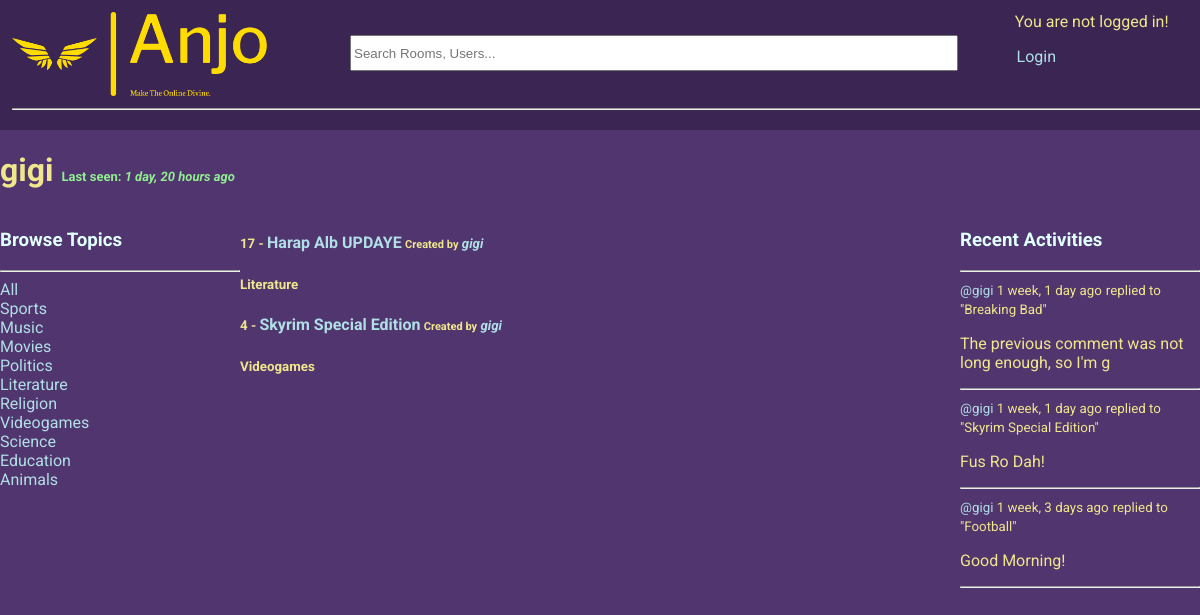
The app's page /profile/2/ with its own data.
### base/models.py (models this page shows, shortened)
class Topic(models.Model):
    name = models.CharField(max_length=200, unique=True)

class Room(models.Model):
    host = models.ForeignKey(User, on_delete=models.SET_NULL, null=True)
    topic = models.ForeignKey(Topic, on_delete=models.SET_NULL, null=True)
    name = models.CharField(max_length=200)
    description = models.TextField(null=True, blank=True)
    participants = models.ManyToManyField(User, related_name='participants', blank=True) # the users currently active in the room
    updated = models.DateTimeField(auto_now=True)
    created = models.DateTimeField(auto_now_add=True)
    class Meta:
        ordering = ['-updated', '-created'] # newest updated item should come first
    def __str__(self):
        return str(self.name)

class Message(models.Model):
    user = models.ForeignKey(User, on_delete=models.CASCADE) # on delete -> CASCADE = delete all children
    room = models.ForeignKey(Room, on_delete=models.CASCADE)
    body = models.TextField()
    updated = models.DateTimeField(auto_now=True)
    created = models.DateTimeField(auto_now_add=True)
    class Meta:
        ordering = ['-updated', '-created'] # newest updated item should come first
    def __str__(self):
        return self.body[0:50]

### base/views.py (the view)
# urls.py: path('profile/<str:pk>/', views.userProfile, name="user-profile"),
def userProfile(request, pk):
    user = User.objects.get(id=pk)
    rooms = user.room_set.all()
    room_messages = user.message_set.all()
    topics = Topic.objects.all()
    context = {'user': user, 'rooms': rooms, 'room_messages': room_messages, 'topics': topics}
    return render(request, 'base/profile.html', context)

### base/templates/base/profile.html (shortened to what this page needs)
{% extends 'main.html' %}
{% load static %}
{% block content %}
<h1>
    <div>
        {{user.username}}
        <small style="color: lightgreen; font-size: 13px;">Last seen: <i>{{user.last_login|timesince}} ago</i></small>
        </div>
</h1>
<div class="profile-container">
    <div>
        {% include 'base/topics_component.html' %}
    </div>
    <div>
        {% include 'base/feed_component.html' %}
    </div>
    <div>
        {% include 'base/activity_component.html' %}
    </div>
</div>
{% endblock content %}

### base/templates/base/topics_component.html (shortened to what this page needs)
<h3>Browse Topics</h3>
        <hr>
        <div>
            <a href="{% url 'home' %}">All</a>
        </div>
        {% for topic in topics %}
            <div>
                <a href="{% url 'home' %}?q={{topic.name}}">{{topic.name}}</a>
            </div>
        {% endfor %}
        <br>

### base/templates/base/feed_component.html (shortened to what this page needs)
<div>
    {% for room in rooms %}
        <div class="feed-container">
            <h5>
                <div>
                    {{room.id}} - <a style="font-size: 16px;" href="{% url 'room' room.id %}">{{room.name}}</a>
                    <span>
                        <small>Created by</small> <i><a href="{% url 'user-profile' room.host.id %}">{{room.host.username}}</a></i>
                    </span>
                </div>
            </h5>
            <small><b>{{room.topic.name}}</b></small>
        </div>
    {% endfor %}
</div>

### base/templates/base/activity_component.html (shortened to what this page needs)
<h3>Recent Activities</h3>
        <hr>
        {% for message in room_messages %}
            <div>
                <small><a href="{% url 'user-profile' message.user.id %}">@{{message.user}}</a> {{message.created|timesince}} ago</small>
                <small>replied to "{{message.room}}"</small>
                <p>{{message}}</p>
                <hr>
            </div>
        {% endfor %}

### static/css/main.css (style rules this page uses)
:root { font-family: 'Roboto','Franklin Gothic Medium', 'Arial Narrow', Arial, sans-serif; }
body { background-color: rgb(81, 53, 110); color: khaki; margin: 0; width: 100vw; height: 100vh; max-width: 100%; overflow-x: hidden; }
h3 { color: lightcyan; }
a { text-decoration: none; }
a:link { color: powderblue; }

### base/templates/base/profile.html (style rules this page uses)
.profile-container { display: grid; grid-template-columns: 1fr 3fr 1fr; }

### records on screen
Topic: name "Sports"
Topic: name "Music"
Topic: name "Movies"
Topic: name "Politics"
Topic: name "Literature"
Topic: name "Religion"
Topic: name "Videogames"
Topic: name "Science"
Topic: name "Education"
Topic: name "Animals"
Room: id "17", name "Harap Alb UPDAYE", host.username "gigi", topic.name "Literature"
Room: id "4", name "Skyrim Special Edition", host.username "gigi", topic.name "Videogames"
Message: user "gigi", created "1 week, 1 day", room "Breaking Bad", body "The previous comment was not long enough, so I'm g"
Message: user "gigi", created "1 week, 1 day", room "Skyrim Special Edition", body "Fus Ro Dah!"
Message: user "gigi", created "1 week, 3 days", room "Football", body "Good Morning!"

### other values on screen
{{ user.username }} "gigi"
{{ user.last_login|timesince }} "1 day, 20 hours"
